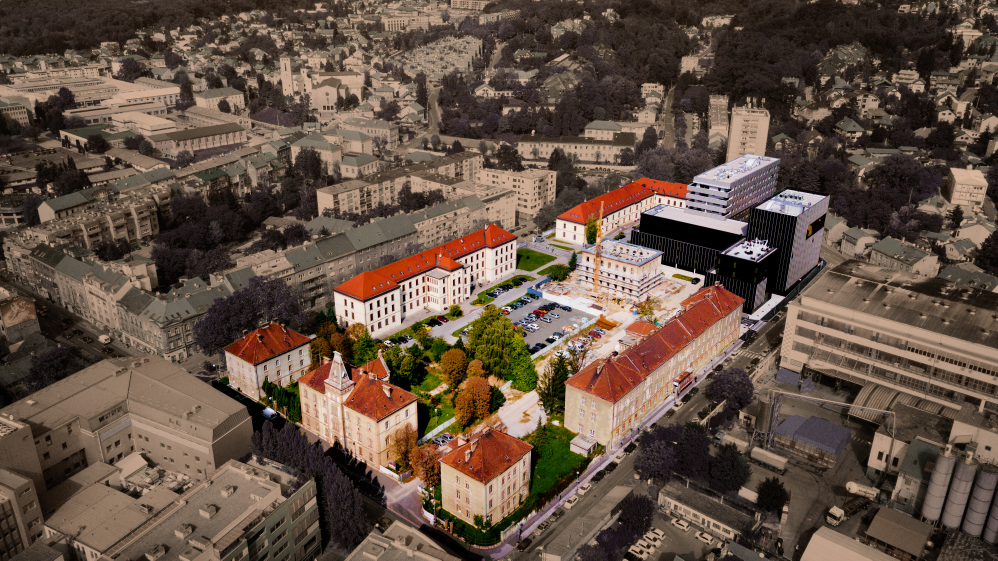
#> input picture 2_USERS/smsalo/private/Module_3/08_foto_datoteke/Algebra_campus.jpg, 3992 x 2242 px (shown at 1/4 size)
$ python foto_2.py
#> lines starting #> are read from the running program, lines starting #| are printed output that depends on the picture
from PIL import Image

foto_putanja='Algebra_campus.jpg'

foto_varijabla = Image.open(foto_putanja)
#> foto_varijabla is the input picture: PIL image 3992x2242 RGB; mean R, G, B 100.1, 81.5, 68.3

print(foto_varijabla.size)
#| (3992, 2242)

#sadašnja veličina: lijeva = 0, gornja=0, desna=3992, donja=2242

lijevo=0+500
gore =0+500
desno = foto_varijabla.size[0] - 500
#> desno = 3492
dolje = foto_varijabla.size[1] -500
#> dolje = 1742

foto_varijabla_crop = foto_varijabla.crop((lijevo, gore, desno, dolje))
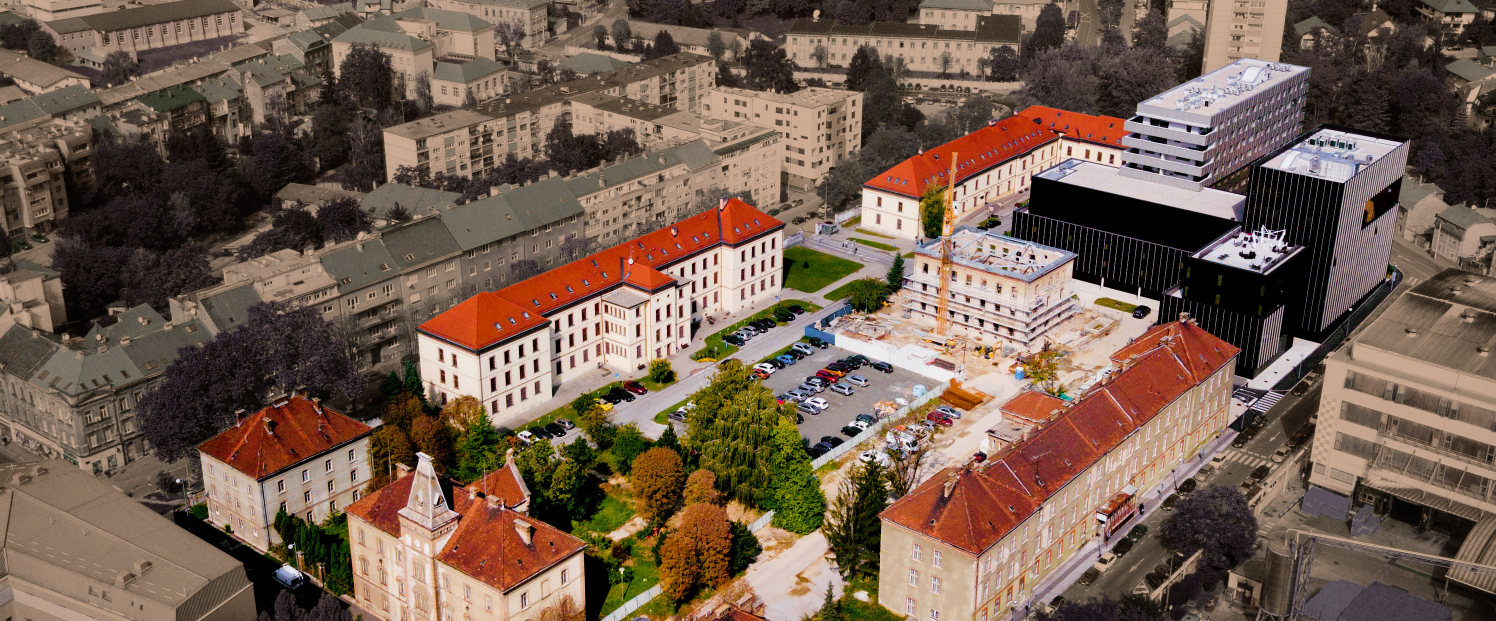
#> foto_varijabla_crop: PIL image 2992x1242 RGB (shown at 1/2 size); mean R, G, B 116.3, 94, 79.1
foto_varijabla.show()
foto_varijabla_crop.show()

print(foto_varijabla_crop.size)
#| (2992, 1242)

foto_varijabla_crop.save('Algebra_campus_crop.jpg', 'JPEG')     #spremanje nove slike

#help(foto_varijabla.convert)
foto_varijabla_convert = foto_varijabla.convert(mode='L')
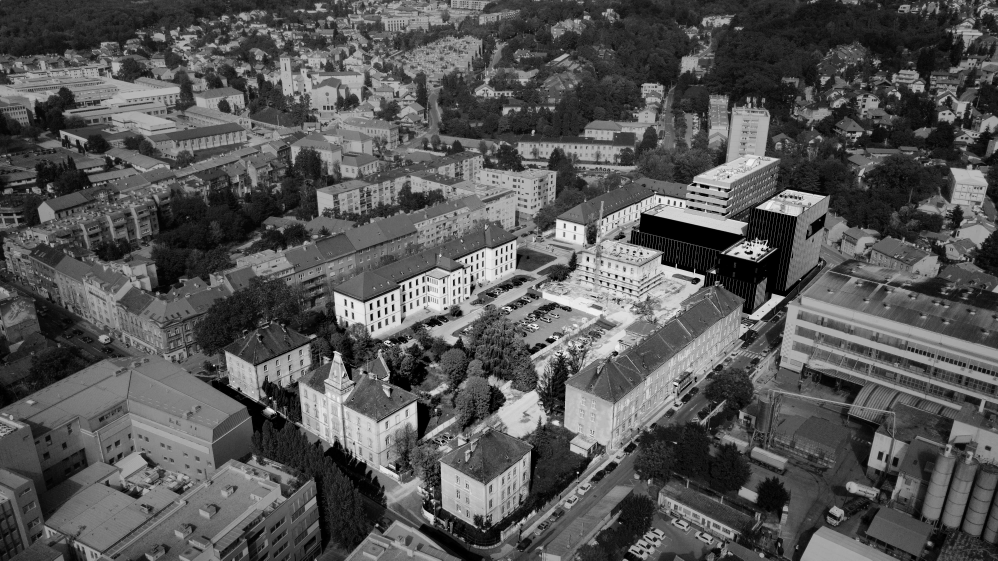
#> foto_varijabla_convert: PIL image 3992x2242 L (shown at 1/4 size); min 0, max 254, mean 85.6
foto_varijabla_convert.show()
